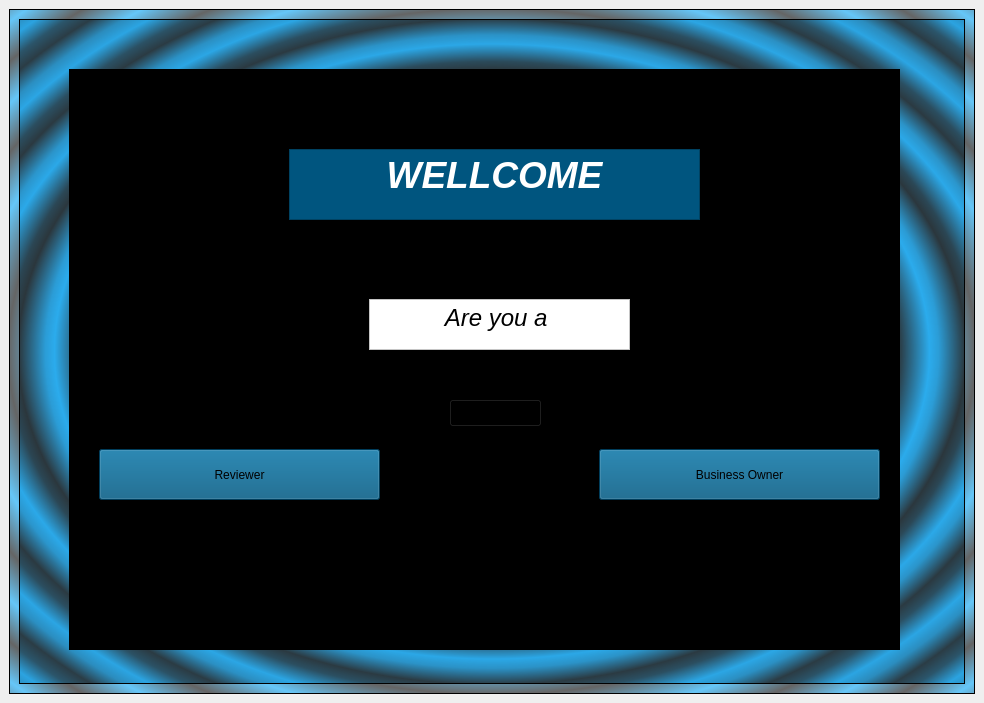
<?xml version="1.0" encoding="UTF-8"?>
<ui version="4.0">
 <class>MainWindow</class>
 <widget class="QMainWindow" name="MainWindow">
  <property name="geometry">
   <rect>
    <x>0</x>
    <y>0</y>
    <width>984</width>
    <height>703</height>
   </rect>
  </property>
  <property name="windowTitle">
   <string>MainWindow</string>
  </property>
  <widget class="QWidget" name="centralwidget">
   <layout class="QVBoxLayout" name="verticalLayout">
    <item>
     <widget class="QFrame" name="frame">
      <property name="styleSheet">
       <string notr="true">background-color: qradialgradient(spread:repeat, cx:0.5, cy:0.5, radius:0.077, fx:0.5, fy:0.5, stop:0 rgba(0, 169, 255, 147), stop:0.497326 rgba(0, 0, 0, 147), stop:1 rgba(0, 169, 255, 147));</string>
      </property>
      <property name="frameShape">
       <enum>QFrame::StyledPanel</enum>
      </property>
      <property name="frameShadow">
       <enum>QFrame::Raised</enum>
      </property>
      <layout class="QHBoxLayout" name="horizontalLayout">
       <item>
        <widget class="QFrame" name="frame_2">
         <property name="frameShape">
          <enum>QFrame::StyledPanel</enum>
         </property>
         <property name="frameShadow">
          <enum>QFrame::Raised</enum>
         </property>
         <widget class="QFrame" name="frame_3">
          <property name="geometry">
           <rect>
            <x>50</x>
            <y>50</y>
            <width>831</width>
            <height>581</height>
           </rect>
          </property>
          <property name="styleSheet">
           <string notr="true">background-color: rgb(0, 0, 0);</string>
          </property>
          <property name="frameShape">
           <enum>QFrame::StyledPanel</enum>
          </property>
          <property name="frameShadow">
           <enum>QFrame::Raised</enum>
          </property>
          <widget class="QTextEdit" name="textEdit">
           <property name="geometry">
            <rect>
             <x>220</x>
             <y>80</y>
             <width>411</width>
             <height>71</height>
            </rect>
           </property>
           <property name="styleSheet">
            <string notr="true">background-color: rgb(0, 85, 127);</string>
           </property>
           <property name="html">
            <string>&lt;!DOCTYPE HTML PUBLIC &quot;-//W3C//DTD HTML 4.0//EN&quot; &quot;http://www.w3.org/TR/REC-html40/strict.dtd&quot;&gt;
&lt;html&gt;&lt;head&gt;&lt;meta name=&quot;qrichtext&quot; content=&quot;1&quot; /&gt;&lt;style type=&quot;text/css&quot;&gt;
p, li { white-space: pre-wrap; }
&lt;/style&gt;&lt;/head&gt;&lt;body style=&quot; font-family:'MS Shell Dlg 2'; font-size:7.8pt; font-weight:400; font-style:normal;&quot;&gt;
&lt;p align=&quot;center&quot; style=&quot; margin-top:0px; margin-bottom:0px; margin-left:0px; margin-right:0px; -qt-block-indent:0; text-indent:0px;&quot;&gt;&lt;span style=&quot; font-size:28pt; font-weight:600; font-style:italic; color:#ffffff;&quot;&gt;WELLCOME&lt;/span&gt;&lt;/p&gt;&lt;/body&gt;&lt;/html&gt;</string>
           </property>
          </widget>
          <widget class="QTextEdit" name="textEdit_2">
           <property name="geometry">
            <rect>
             <x>300</x>
             <y>230</y>
             <width>261</width>
             <height>51</height>
            </rect>
           </property>
           <property name="styleSheet">
            <string notr="true">background-color: rgb(255, 255, 255);</string>
           </property>
           <property name="html">
            <string>&lt;!DOCTYPE HTML PUBLIC &quot;-//W3C//DTD HTML 4.0//EN&quot; &quot;http://www.w3.org/TR/REC-html40/strict.dtd&quot;&gt;
&lt;html&gt;&lt;head&gt;&lt;meta name=&quot;qrichtext&quot; content=&quot;1&quot; /&gt;&lt;style type=&quot;text/css&quot;&gt;
p, li { white-space: pre-wrap; }
&lt;/style&gt;&lt;/head&gt;&lt;body style=&quot; font-family:'MS Shell Dlg 2'; font-size:7.8pt; font-weight:400; font-style:normal;&quot;&gt;
&lt;p align=&quot;center&quot; style=&quot; margin-top:0px; margin-bottom:0px; margin-left:0px; margin-right:0px; -qt-block-indent:0; text-indent:0px;&quot;&gt;&lt;span style=&quot; font-size:18pt; font-style:italic; color:#000000;&quot;&gt;Are you a &lt;/span&gt;&lt;/p&gt;&lt;/body&gt;&lt;/html&gt;</string>
           </property>
          </widget>
          <widget class="QPushButton" name="pushButton">
           <property name="geometry">
            <rect>
             <x>380</x>
             <y>330</y>
             <width>93</width>
             <height>28</height>
            </rect>
           </property>
           <property name="text">
            <string>PushButton</string>
           </property>
          </widget>
          <widget class="QPushButton" name="pushButton_2">
           <property name="geometry">
            <rect>
             <x>30</x>
             <y>380</y>
             <width>281</width>
             <height>51</height>
            </rect>
           </property>
           <property name="styleSheet">
            <string notr="true">
background-color: rgb(0, 85, 127);</string>
           </property>
           <property name="text">
            <string>Reviewer</string>
           </property>
          </widget>
          <widget class="QPushButton" name="pushButton_3">
           <property name="geometry">
            <rect>
             <x>530</x>
             <y>380</y>
             <width>281</width>
             <height>51</height>
            </rect>
           </property>
           <property name="styleSheet">
            <string notr="true">
background-color: rgb(0, 85, 127);</string>
           </property>
           <property name="text">
            <string>Business Owner</string>
           </property>
          </widget>
         </widget>
        </widget>
       </item>
      </layout>
     </widget>
    </item>
   </layout>
  </widget>
 </widget>
 <resources>
  <include location="last.qrc/last.qrc"/>
  <include location="../AppData/Local/Packages/PythonSoftwareFoundation.Python.3.10_qbz5n2kfra8p0/LocalCache/local-packages/Python310/Downloads/last.qrc/last.qrc"/>
 </resources>
 <connections/>
</ui>
